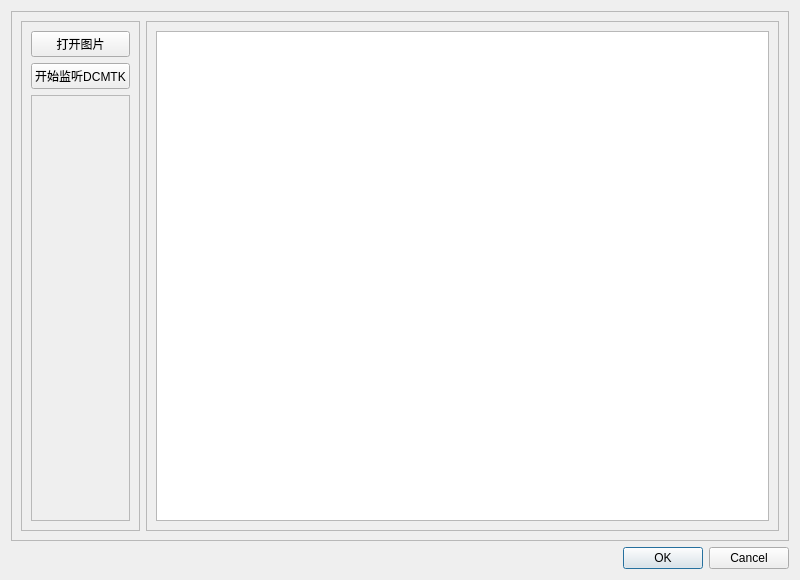
<?xml version="1.0" encoding="UTF-8"?>
<ui version="4.0">
 <class>OpenCVDialog</class>
 <widget class="QDialog" name="OpenCVDialog">
  <property name="geometry">
   <rect>
    <x>0</x>
    <y>0</y>
    <width>800</width>
    <height>580</height>
   </rect>
  </property>
  <property name="windowTitle">
   <string>Dialog</string>
  </property>
  <layout class="QGridLayout" name="gridLayout_2">
   <item row="0" column="0">
    <widget class="QFrame" name="frame_2">
     <property name="frameShape">
      <enum>QFrame::Shape::StyledPanel</enum>
     </property>
     <property name="frameShadow">
      <enum>QFrame::Shadow::Raised</enum>
     </property>
     <layout class="QGridLayout" name="gridLayout_3">
      <item row="0" column="0">
       <widget class="QFrame" name="frame">
        <property name="maximumSize">
         <size>
          <width>150</width>
          <height>16777215</height>
         </size>
        </property>
        <property name="frameShape">
         <enum>QFrame::Shape::StyledPanel</enum>
        </property>
        <property name="frameShadow">
         <enum>QFrame::Shadow::Raised</enum>
        </property>
        <layout class="QGridLayout" name="gridLayout">
         <item row="0" column="0">
          <widget class="QPushButton" name="pushButton_openimage">
           <property name="text">
            <string>打开图片</string>
           </property>
          </widget>
         </item>
         <item row="2" column="0">
          <widget class="QFrame" name="frame_4">
           <property name="frameShape">
            <enum>QFrame::Shape::StyledPanel</enum>
           </property>
           <property name="frameShadow">
            <enum>QFrame::Shadow::Raised</enum>
           </property>
          </widget>
         </item>
         <item row="1" column="0">
          <widget class="QPushButton" name="pushButton_SCU">
           <property name="text">
            <string>开始监听DCMTK</string>
           </property>
          </widget>
         </item>
        </layout>
       </widget>
      </item>
      <item row="0" column="1">
       <widget class="QFrame" name="frame_3">
        <property name="frameShape">
         <enum>QFrame::Shape::StyledPanel</enum>
        </property>
        <property name="frameShadow">
         <enum>QFrame::Shadow::Raised</enum>
        </property>
        <layout class="QGridLayout" name="gridLayout_4">
         <item row="0" column="0">
          <widget class="QGraphicsView" name="graphicsView"/>
         </item>
        </layout>
       </widget>
      </item>
     </layout>
    </widget>
   </item>
   <item row="1" column="0">
    <widget class="QDialogButtonBox" name="buttonBox">
     <property name="orientation">
      <enum>Qt::Orientation::Horizontal</enum>
     </property>
     <property name="standardButtons">
      <set>QDialogButtonBox::StandardButton::Cancel|QDialogButtonBox::StandardButton::Ok</set>
     </property>
    </widget>
   </item>
  </layout>
 </widget>
 <resources/>
 <connections>
  <connection>
   <sender>buttonBox</sender>
   <signal>accepted()</signal>
   <receiver>OpenCVDialog</receiver>
   <slot>accept()</slot>
   <hints>
    <hint type="sourcelabel">
     <x>248</x>
     <y>254</y>
    </hint>
    <hint type="destinationlabel">
     <x>157</x>
     <y>274</y>
    </hint>
   </hints>
  </connection>
  <connection>
   <sender>buttonBox</sender>
   <signal>rejected()</signal>
   <receiver>OpenCVDialog</receiver>
   <slot>reject()</slot>
   <hints>
    <hint type="sourcelabel">
     <x>316</x>
     <y>260</y>
    </hint>
    <hint type="destinationlabel">
     <x>286</x>
     <y>274</y>
    </hint>
   </hints>
  </connection>
 </connections>
</ui>
